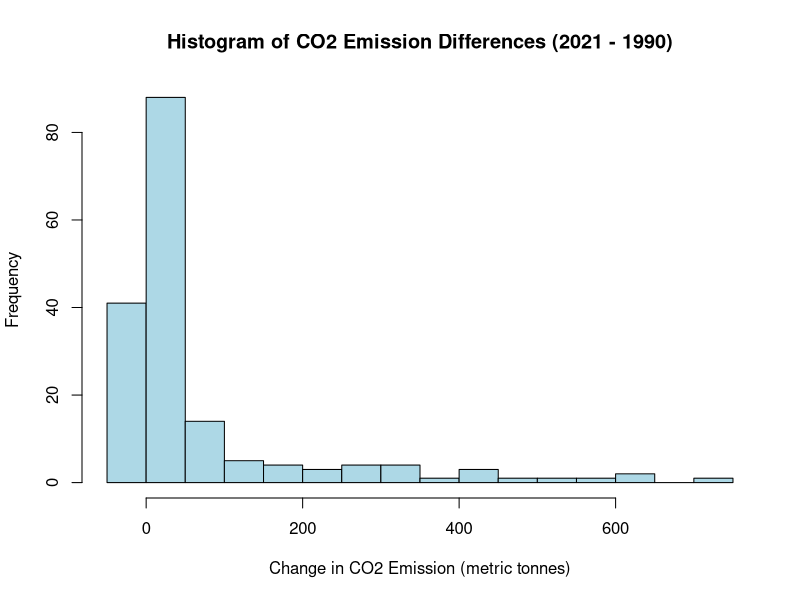
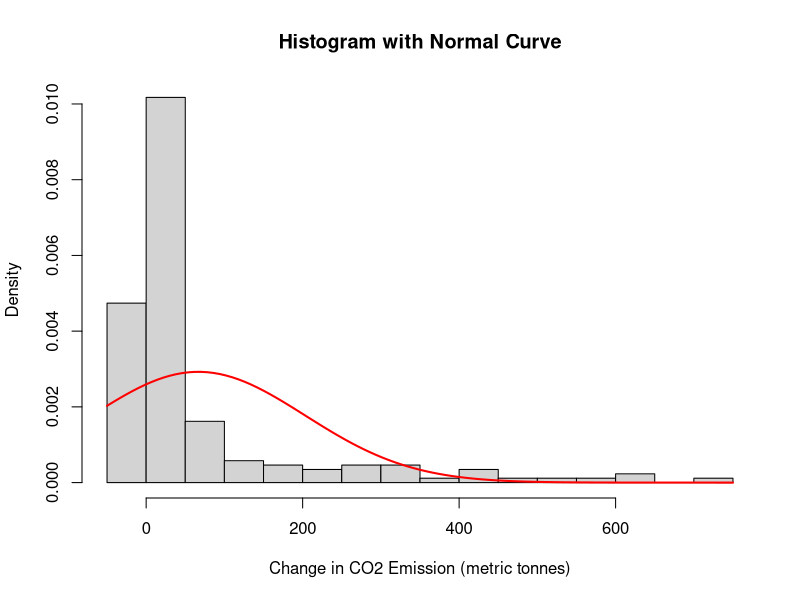

These figures' R source, in order:
#install.packages("tidyverse")
library(tidyverse)

# Load dataset and keep original names
CO2 <- read.csv("tidy_format_co2_emission_dataset.csv", check.names = FALSE)

# Rename to simple names
colnames(CO2) <- c("country", "year", "CO2")

# Convert CO2 to numeric
CO2$CO2 <- as.numeric(CO2$CO2)

#remove rows with null CO2
CO2 <- CO2 %>% drop_na(CO2)

# Filter two years
CO2_1990 <- CO2 %>%
  filter(year == 1990) %>%
  select(country, CO2_1990 = CO2)

CO2_2021 <- CO2 %>%
  filter(year == 2021) %>%
  select(country, CO2_2021 = CO2)

# Merge & compute differences
paired <- inner_join(CO2_1990, CO2_2021, by = "country") %>%
  mutate(diff = CO2_2021 - CO2_1990)

# BOXPLOT


# HISTOGRAM
png("hist_diff_CO2.png")
hist(paired$diff, breaks=20,
     main="Histogram of CO2 Emission Differences (2021 - 1990)",
     xlab="Change in CO2 Emission (metric tonnes)",
     ylab="Frequency",
     col = "lightblue")
dev.off()

#  Add normal curve
png("hist_diff_normal_curve.png")
hist(paired$diff, freq = FALSE, breaks = 20,
     main = "Histogram with Normal Curve",
     xlab = "Change in CO2 Emission (metric tonnes)")
curve(dnorm(x, mean = mean(paired$diff), sd = sd(paired$diff)),
      col = "red", lwd = 2, add = TRUE)
dev.off()